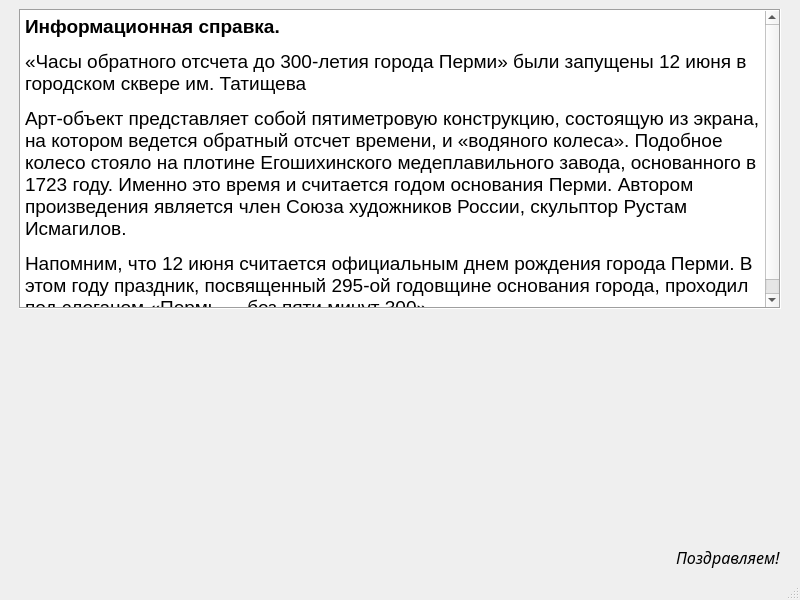
<?xml version="1.0" encoding="UTF-8"?>
<ui version="4.0">
 <class>MainWindow</class>
 <widget class="QMainWindow" name="MainWindow">
  <property name="enabled">
   <bool>true</bool>
  </property>
  <property name="geometry">
   <rect>
    <x>0</x>
    <y>0</y>
    <width>800</width>
    <height>600</height>
   </rect>
  </property>
  <property name="windowTitle">
   <string>Подводим итоги</string>
  </property>
  <property name="animated">
   <bool>false</bool>
  </property>
  <widget class="QWidget" name="centralwidget">
   <layout class="QVBoxLayout" name="verticalLayout">
    <item>
     <layout class="QHBoxLayout" name="horizontalLayout">
      <item>
       <spacer name="horizontalSpacer_5">
        <property name="orientation">
         <enum>Qt::Horizontal</enum>
        </property>
        <property name="sizeType">
         <enum>QSizePolicy::Preferred</enum>
        </property>
        <property name="sizeHint" stdset="0">
         <size>
          <width>10</width>
          <height>20</height>
         </size>
        </property>
       </spacer>
      </item>
      <item>
       <widget class="QTextBrowser" name="textBrowser">
        <property name="sizePolicy">
         <sizepolicy hsizetype="Expanding" vsizetype="Fixed">
          <horstretch>0</horstretch>
          <verstretch>0</verstretch>
         </sizepolicy>
        </property>
        <property name="minimumSize">
         <size>
          <width>0</width>
          <height>300</height>
         </size>
        </property>
        <property name="maximumSize">
         <size>
          <width>16777215</width>
          <height>300</height>
         </size>
        </property>
        <property name="frameShape">
         <enum>QFrame::Box</enum>
        </property>
        <property name="html">
         <string>&lt;!DOCTYPE HTML PUBLIC &quot;-//W3C//DTD HTML 4.0//EN&quot; &quot;http://www.w3.org/TR/REC-html40/strict.dtd&quot;&gt;
&lt;html&gt;&lt;head&gt;&lt;meta name=&quot;qrichtext&quot; content=&quot;1&quot; /&gt;&lt;style type=&quot;text/css&quot;&gt;
p, li { white-space: pre-wrap; }
&lt;/style&gt;&lt;/head&gt;&lt;body style=&quot; font-family:'MS Shell Dlg 2'; font-size:8.25pt; font-weight:400; font-style:normal;&quot;&gt;
&lt;p style=&quot; margin-top:12px; margin-bottom:12px; margin-left:0px; margin-right:0px; -qt-block-indent:0; text-indent:0px;&quot;&gt;&lt;a name=&quot;_x0000_t75&quot;&gt;&lt;/a&gt;&lt;span style=&quot; font-family:'Times New Roman','serif'; font-size:14pt; font-weight:600;&quot;&gt;И&lt;/span&gt;&lt;span style=&quot; font-family:'Times New Roman','serif'; font-size:14pt; font-weight:600;&quot;&gt;нформационная справка. &lt;/span&gt;&lt;/p&gt;
&lt;p style=&quot; margin-top:12px; margin-bottom:12px; margin-left:0px; margin-right:0px; -qt-block-indent:0; text-indent:0px;&quot;&gt;&lt;span style=&quot; font-family:'Times New Roman','serif'; font-size:14pt;&quot;&gt;«Часы обратного отсчета до 300-летия города Перми» были запущены 12 июня в городском сквере им. Татищева&lt;/span&gt;&lt;span style=&quot; font-size:8pt;&quot;&gt; &lt;/span&gt;&lt;/p&gt;
&lt;p style=&quot; margin-top:12px; margin-bottom:12px; margin-left:0px; margin-right:0px; -qt-block-indent:0; text-indent:0px;&quot;&gt;&lt;span style=&quot; font-family:'Times New Roman','serif'; font-size:14pt;&quot;&gt;Арт-объект представляет собой пятиметровую конструкцию, состоящую из экрана, на котором ведется обратный отсчет времени, и «водяного колеса». Подобное колесо стояло на плотине Егошихинского медеплавильного завода, основанного в 1723 году. Именно это время и считается годом основания Перми. Автором произведения является член Союза художников России, скульптор Рустам Исмагилов.&lt;/span&gt;&lt;span style=&quot; font-size:8pt;&quot;&gt; &lt;/span&gt;&lt;/p&gt;
&lt;p style=&quot; margin-top:12px; margin-bottom:12px; margin-left:0px; margin-right:0px; -qt-block-indent:0; text-indent:0px;&quot;&gt;&lt;span style=&quot; font-family:'Times New Roman','serif'; font-size:14pt;&quot;&gt;Напомним, что 12 июня считается официальным днем рождения города Перми. В этом году праздник, посвященный 295-ой годовщине основания города, проходил под слоганом «Пермь — без пяти минут 300».&lt;/span&gt;&lt;span style=&quot; font-size:8pt;&quot;&gt; &lt;/span&gt;&lt;/p&gt;&lt;/body&gt;&lt;/html&gt;</string>
        </property>
       </widget>
      </item>
      <item>
       <spacer name="horizontalSpacer_6">
        <property name="orientation">
         <enum>Qt::Horizontal</enum>
        </property>
        <property name="sizeType">
         <enum>QSizePolicy::Preferred</enum>
        </property>
        <property name="sizeHint" stdset="0">
         <size>
          <width>10</width>
          <height>20</height>
         </size>
        </property>
       </spacer>
      </item>
     </layout>
    </item>
    <item>
     <layout class="QHBoxLayout" name="horizontalLayout_2">
      <item>
       <spacer name="horizontalSpacer_2">
        <property name="orientation">
         <enum>Qt::Horizontal</enum>
        </property>
        <property name="sizeType">
         <enum>QSizePolicy::Expanding</enum>
        </property>
        <property name="sizeHint" stdset="0">
         <size>
          <width>40</width>
          <height>20</height>
         </size>
        </property>
       </spacer>
      </item>
      <item>
       <widget class="QLabel" name="imageLabel">
        <property name="sizePolicy">
         <sizepolicy hsizetype="Expanding" vsizetype="Expanding">
          <horstretch>0</horstretch>
          <verstretch>0</verstretch>
         </sizepolicy>
        </property>
        <property name="maximumSize">
         <size>
          <width>780</width>
          <height>16777215</height>
         </size>
        </property>
        <property name="text">
         <string/>
        </property>
       </widget>
      </item>
      <item>
       <spacer name="horizontalSpacer_3">
        <property name="orientation">
         <enum>Qt::Horizontal</enum>
        </property>
        <property name="sizeType">
         <enum>QSizePolicy::Expanding</enum>
        </property>
        <property name="sizeHint" stdset="0">
         <size>
          <width>40</width>
          <height>20</height>
         </size>
        </property>
       </spacer>
      </item>
     </layout>
    </item>
    <item>
     <spacer name="verticalSpacer">
      <property name="orientation">
       <enum>Qt::Vertical</enum>
      </property>
      <property name="sizeType">
       <enum>QSizePolicy::Fixed</enum>
      </property>
      <property name="sizeHint" stdset="0">
       <size>
        <width>20</width>
        <height>5</height>
       </size>
      </property>
     </spacer>
    </item>
    <item>
     <layout class="QHBoxLayout" name="horizontalLayout_3">
      <item>
       <spacer name="horizontalSpacer">
        <property name="orientation">
         <enum>Qt::Horizontal</enum>
        </property>
        <property name="sizeHint" stdset="0">
         <size>
          <width>10</width>
          <height>20</height>
         </size>
        </property>
       </spacer>
      </item>
      <item>
       <widget class="QLabel" name="resultLabel">
        <property name="font">
         <font>
          <family>Noto Naskh Arabic UI</family>
          <pointsize>12</pointsize>
          <weight>50</weight>
          <italic>true</italic>
          <bold>false</bold>
         </font>
        </property>
        <property name="text">
         <string>Поздравляем!</string>
        </property>
       </widget>
      </item>
      <item>
       <spacer name="horizontalSpacer_4">
        <property name="orientation">
         <enum>Qt::Horizontal</enum>
        </property>
        <property name="sizeType">
         <enum>QSizePolicy::Preferred</enum>
        </property>
        <property name="sizeHint" stdset="0">
         <size>
          <width>10</width>
          <height>20</height>
         </size>
        </property>
       </spacer>
      </item>
     </layout>
    </item>
   </layout>
  </widget>
  <widget class="QMenuBar" name="menubar">
   <property name="geometry">
    <rect>
     <x>0</x>
     <y>0</y>
     <width>800</width>
     <height>21</height>
    </rect>
   </property>
  </widget>
  <widget class="QStatusBar" name="statusbar"/>
 </widget>
 <resources/>
 <connections/>
</ui>
